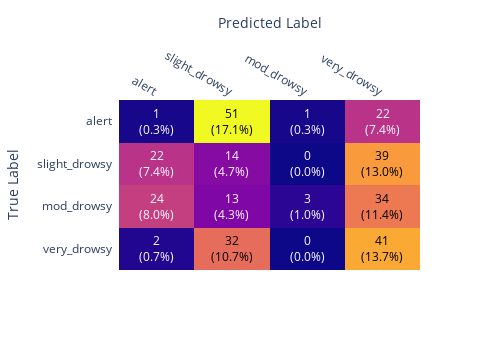

The notebook cell this image was saved under:
### Code cell
# Construct a visualization for the confusion matrix
z_test = confusion_matrix(test_true,test_pred)

# reformat the matrix
z_test[[0,1,2,3],:] = z_test[[3,2,1,0],:]

x = ['alert','slight_drowsy','mod_drowsy','very_drowsy']
y = ['very_drowsy','mod_drowsy', 'slight_drowsy', 'alert']

def format_text(z):
    """
    This function receives the confusion matrix values and formats the text
    to display in the matrix with the value and percentage of total data.
    """
    return f'{z}<br>({z / np.sum(z_test) * 100:.1f}%)'

z_text = np.vectorize(format_text)(z_test)

heatmap = ff.create_annotated_heatmap(z_test, x=x, y=y, annotation_text=z_text, colorscale='plasma')
heatmap.update_layout(height=350,width=500,
                      xaxis_title="Predicted Label",yaxis_title="True Label")
heatmap.show()

### Figure 1 — Plotly figure (JSON) as saved in the notebook; plotly's stock layout.template omitted (floating-point values rounded to 4 significant figures)
{"data": [{"colorscale": [[0, "#0d0887"], [0.1111, "#46039f"], [0.2222, "#7201a8"], [0.3333, "#9c179e"], [0.4444, "#bd3786"], [0.5556, "#d8576b"], [0.6667, "#ed7953"], [0.7778, "#fb9f3a"], [0.8889, "#fdca26"], [1, "#f0f921"]], "reversescale": false, "showscale": false, "type": "heatmap", "x": ["alert", "slight_drowsy", "mod_drowsy", "very_drowsy"], "y": ["very_drowsy", "mod_drowsy", "slight_drowsy", "alert"], "z": [[2, 32, 0, 41], [24, 13, 3, 34], [22, 14, 0, 39], [1, 51, 1, 22]]}], "layout": {"annotations": [{"font": {"color": "#FFFFFF"}, "showarrow": false, "text": "2<br>(0.7%)", "x": "alert", "xref": "x", "y": "very_drowsy", "yref": "y"}, {"font": {"color": "#000000"}, "showarrow": false, "text": "32<br>(10.7%)", "x": "slight_drowsy", "xref": "x", "y": "very_drowsy", "yref": "y"}, {"font": {"color": "#FFFFFF"}, "showarrow": false, "text": "0<br>(0.0%)", "x": "mod_drowsy", "xref": "x", "y": "very_drowsy", "yref": "y"}, {"font": {"color": "#000000"}, "showarrow": false, "text": "41<br>(13.7%)", "x": "very_drowsy", "xref": "x", "y": "very_drowsy", "yref": "y"}, {"font": {"color": "#FFFFFF"}, "showarrow": false, "text": "24<br>(8.0%)", "x": "alert", "xref": "x", "y": "mod_drowsy", "yref": "y"}, {"font": {"color": "#FFFFFF"}, "showarrow": false, "text": "13<br>(4.3%)", "x": "slight_drowsy", "xref": "x", "y": "mod_drowsy", "yref": "y"}, {"font": {"color": "#FFFFFF"}, "showarrow": false, "text": "3<br>(1.0%)", "x": "mod_drowsy", "xref": "x", "y": "mod_drowsy", "yref": "y"}, {"font": {"color": "#000000"}, "showarrow": false, "text": "34<br>(11.4%)", "x": "very_drowsy", "xref": "x", "y": "mod_drowsy", "yref": "y"}, {"font": {"color": "#FFFFFF"}, "showarrow": false, "text": "22<br>(7.4%)", "x": "alert", "xref": "x", "y": "slight_drowsy", "yref": "y"}, {"font": {"color": "#FFFFFF"}, "showarrow": false, "text": "14<br>(4.7%)", "x": "slight_drowsy", "xref": "x", "y": "slight_drowsy", "yref": "y"}, {"font": {"color": "#FFFFFF"}, "showarrow": false, "text": "0<br>(0.0%)", "x": "mod_drowsy", "xref": "x", "y": "slight_drowsy", "yref": "y"}, {"font": {"color": "#000000"}, "showarrow": false, "text": "39<br>(13.0%)", "x": "very_drowsy", "xref": "x", "y": "slight_drowsy", "yref": "y"}, {"font": {"color": "#FFFFFF"}, "showarrow": false, "text": "1<br>(0.3%)", "x": "alert", "xref": "x", "y": "alert", "yref": "y"}, {"font": {"color": "#000000"}, "showarrow": false, "text": "51<br>(17.1%)", "x": "slight_drowsy", "xref": "x", "y": "alert", "yref": "y"}, {"font": {"color": "#FFFFFF"}, "showarrow": false, "text": "1<br>(0.3%)", "x": "mod_drowsy", "xref": "x", "y": "alert", "yref": "y"}, {"font": {"color": "#FFFFFF"}, "showarrow": false, "text": "22<br>(7.4%)", "x": "very_drowsy", "xref": "x", "y": "alert", "yref": "y"}], "height": 350, "width": 500, "xaxis": {"dtick": 1, "gridcolor": "rgb(0, 0, 0)", "side": "top", "ticks": "", "title": {"text": "Predicted Label"}}, "yaxis": {"dtick": 1, "ticks": "", "ticksuffix": "  ", "title": {"text": "True Label"}}}}
